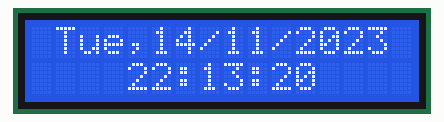
Simulated run of this sketch. Board: Arduino Uno, built with avr-gcc and run on an emulated ATmega328P. Shown: 16×2 character LCD. The local clock reads 2024-03-15 10:24:30 at power-on unless the sketch sets it.

Above: at 0.1 s.
At 5.1 s:
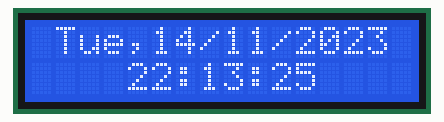
At 9.1 s:
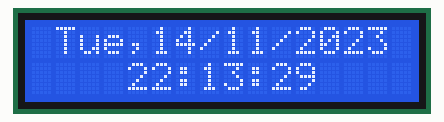
At 18.1 s:
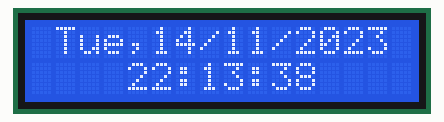
At 27.1 s:
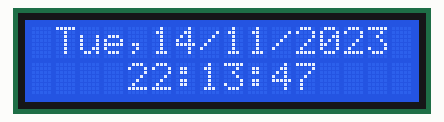
At 38.1 s:
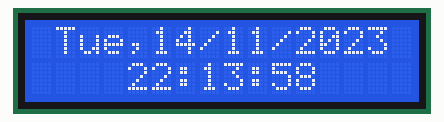

The sketch:

NgayGioLCD.ino
```cpp
#include <Wire.h>
#include <LiquidCrystal_I2C.h>
#include "RTClib.h"

RTC_DS1307 rtc;
LiquidCrystal_I2C lcd(0x3F,16,2);

char daysOfTheWeek[7][12] = {"Sun", "Mon", "Tue", "Wed", "Thu", "Fri", "Sat"};

void setup ()
{
  Serial.begin(9600);
  lcd.init();
  lcd.backlight();
  if (! rtc.begin())
  {
    lcd.print("Couldn't find RTC");
    while (1);
  }

  if (! rtc.isrunning())
  {
    lcd.print("RTC is NOT running!");
  }

    rtc.adjust(DateTime(F(__DATE__), F(__TIME__)));//auto update from computer time
    //rtc.adjust(DateTime(2014, 1, 21, 3, 0, 0));// to set the time manualy
}

void loop ()
{
    DateTime now = rtc.now();

    lcd.setCursor(4, 1);
    if(now.hour()<=9)
    {
      lcd.print("0");
      lcd.print(now.hour());
    }
    else {
     lcd.print(now.hour());
    }
    lcd.print(':');
    if(now.minute()<=9)
    {
      lcd.print("0");
      lcd.print(now.minute());
    }
    else {
     lcd.print(now.minute());
    }
    lcd.print(':');
    if(now.second()<=9)
    {
      lcd.print("0");
      lcd.print(now.second());
    }
    else {
     lcd.print(now.second());
    }
    lcd.print("   ");

    lcd.setCursor(1, 0);
    lcd.print(daysOfTheWeek[now.dayOfTheWeek()]);
    lcd.print(",");
    if(now.day()<=9)
    {
      lcd.print("0");
      lcd.print(now.day());
    }
    else {
     lcd.print(now.day());
    }
    lcd.print('/');
    if(now.month()<=9)
    {
      lcd.print("0");
      lcd.print(now.month());
    }
    else {
     lcd.print(now.month());
    }
    lcd.print('/');
    if(now.year()<=9)
    {
      lcd.print("0");
      lcd.print(now.year());
    }
    else {
     lcd.print(now.year());
    }
}
```

Measured:
- what the display in image 1 shows lasts 1.0 s, from 5.0 s to 6.0 s
